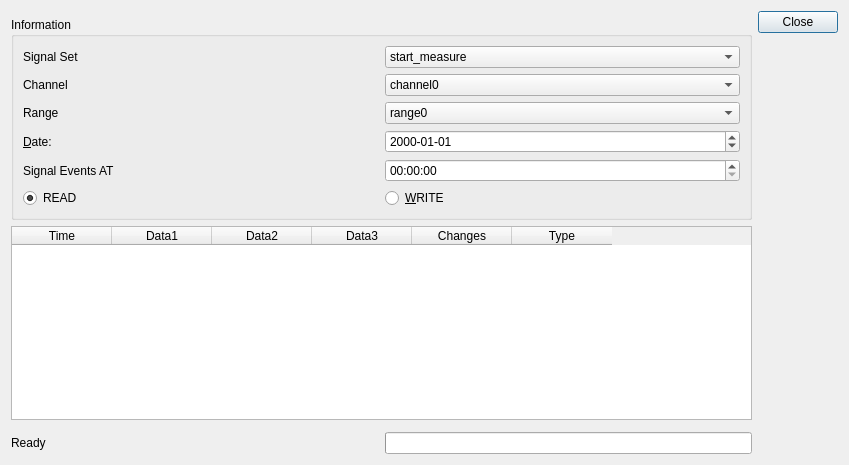
<?xml version="1.0" encoding="UTF-8"?>
<ui version="4.0">
 <class>TripPlanner</class>
 <widget class="QDialog" name="TripPlanner">
  <property name="geometry">
   <rect>
    <x>0</x>
    <y>0</y>
    <width>849</width>
    <height>465</height>
   </rect>
  </property>
  <property name="windowTitle">
   <string>Trip Planner</string>
  </property>
  <layout class="QGridLayout">
   <item row="0" column="1" rowspan="5">
    <widget class="QDialogButtonBox" name="buttonBox">
     <property name="orientation">
      <enum>Qt::Vertical</enum>
     </property>
     <property name="standardButtons">
      <set>QDialogButtonBox::Close</set>
     </property>
    </widget>
   </item>
   <item row="4" column="0">
    <layout class="QHBoxLayout">
     <item>
      <widget class="QLabel" name="statusLabel">
       <property name="sizePolicy">
        <sizepolicy hsizetype="Expanding" vsizetype="Preferred">
         <horstretch>0</horstretch>
         <verstretch>0</verstretch>
        </sizepolicy>
       </property>
       <property name="text">
        <string>Ready</string>
       </property>
      </widget>
     </item>
     <item>
      <widget class="QProgressBar" name="progressBar">
       <property name="minimum">
        <number>0</number>
       </property>
       <property name="maximum">
        <number>100</number>
       </property>
       <property name="orientation">
        <enum>Qt::Horizontal</enum>
       </property>
      </widget>
     </item>
    </layout>
   </item>
   <item row="2" column="0">
    <widget class="QTableWidget" name="tableWidget">
     <property name="minimumSize">
      <size>
       <width>619</width>
       <height>0</height>
      </size>
     </property>
     <property name="columnCount">
      <number>6</number>
     </property>
     <column>
      <property name="text">
       <string>Time</string>
      </property>
     </column>
     <column>
      <property name="text">
       <string>Data1</string>
      </property>
     </column>
     <column>
      <property name="text">
       <string>Data2</string>
      </property>
     </column>
     <column>
      <property name="text">
       <string>Data3</string>
      </property>
     </column>
     <column>
      <property name="text">
       <string>Changes</string>
      </property>
     </column>
     <column>
      <property name="text">
       <string>Type</string>
      </property>
     </column>
    </widget>
   </item>
   <item row="1" column="0">
    <widget class="QGroupBox" name="tripInfoGroupBox">
     <property name="title">
      <string>Information</string>
     </property>
     <layout class="QGridLayout">
      <item row="5" column="0">
       <widget class="QLabel" name="timeLabel">
        <property name="text">
         <string>Signal Events AT</string>
        </property>
        <property name="buddy">
         <cstring>timeEdit</cstring>
        </property>
       </widget>
      </item>
      <item row="4" column="1">
       <widget class="QDateTimeEdit" name="dateEdit">
        <property name="displayFormat">
         <string>yyyy-MM-dd</string>
        </property>
       </widget>
      </item>
      <item row="5" column="1">
       <widget class="QDateTimeEdit" name="timeEdit">
        <property name="displayFormat">
         <string>hh:mm:ss</string>
        </property>
       </widget>
      </item>
      <item row="4" column="0">
       <widget class="QLabel" name="dateLabel">
        <property name="text">
         <string>&amp;Date:</string>
        </property>
        <property name="buddy">
         <cstring>dateEdit</cstring>
        </property>
       </widget>
      </item>
      <item row="1" column="0">
       <widget class="QLabel" name="toLabel">
        <property name="text">
         <string>Channel</string>
        </property>
        <property name="buddy">
         <cstring>toComboBox</cstring>
        </property>
       </widget>
      </item>
      <item row="6" column="0" colspan="2">
       <layout class="QHBoxLayout">
        <item>
         <widget class="QRadioButton" name="departureRadioButton">
          <property name="text">
           <string>READ</string>
          </property>
          <property name="shortcut">
           <string>Alt+E</string>
          </property>
          <property name="checked">
           <bool>true</bool>
          </property>
         </widget>
        </item>
        <item>
         <widget class="QRadioButton" name="arrivalRadioButton">
          <property name="text">
           <string>&amp;WRITE</string>
          </property>
          <property name="shortcut">
           <string>Alt+A</string>
          </property>
         </widget>
        </item>
       </layout>
      </item>
      <item row="0" column="1">
       <widget class="QComboBox" name="fromComboBox">
        <property name="currentIndex">
         <number>0</number>
        </property>
        <item>
         <property name="text">
          <string>start_measure</string>
         </property>
        </item>
        <item>
         <property name="text">
          <string>set_range</string>
         </property>
        </item>
        <item>
         <property name="text">
          <string>stop_measure</string>
         </property>
        </item>
        <item>
         <property name="text">
          <string>get_status</string>
         </property>
        </item>
        <item>
         <property name="text">
          <string>get_result</string>
         </property>
        </item>
        <item>
         <property name="text">
          <string>new1</string>
         </property>
        </item>
        <item>
         <property name="text">
          <string>new2</string>
         </property>
        </item>
        <item>
         <property name="text">
          <string>new3</string>
         </property>
        </item>
        <item>
         <property name="text">
          <string/>
         </property>
        </item>
       </widget>
      </item>
      <item row="1" column="1">
       <widget class="QComboBox" name="toComboBox">
        <property name="currentIndex">
         <number>0</number>
        </property>
        <item>
         <property name="text">
          <string>channel0</string>
         </property>
        </item>
        <item>
         <property name="text">
          <string>channel1</string>
         </property>
        </item>
        <item>
         <property name="text">
          <string>channel2</string>
         </property>
        </item>
        <item>
         <property name="text">
          <string>channel3</string>
         </property>
        </item>
        <item>
         <property name="text">
          <string>channel4</string>
         </property>
        </item>
        <item>
         <property name="text">
          <string>channel5</string>
         </property>
        </item>
        <item>
         <property name="text">
          <string>channel6</string>
         </property>
        </item>
        <item>
         <property name="text">
          <string>channel7</string>
         </property>
        </item>
        <item>
         <property name="text">
          <string>channel8</string>
         </property>
        </item>
        <item>
         <property name="text">
          <string>channel9</string>
         </property>
        </item>
        <item>
         <property name="text">
          <string>channel10</string>
         </property>
        </item>
        <item>
         <property name="text">
          <string>channel11</string>
         </property>
        </item>
        <item>
         <property name="text">
          <string>channel12</string>
         </property>
        </item>
        <item>
         <property name="text">
          <string>channel13</string>
         </property>
        </item>
        <item>
         <property name="text">
          <string>channel14</string>
         </property>
        </item>
        <item>
         <property name="text">
          <string>channel15</string>
         </property>
        </item>
       </widget>
      </item>
      <item row="0" column="0">
       <widget class="QLabel" name="fromLabel">
        <property name="text">
         <string>Signal Set</string>
        </property>
        <property name="buddy">
         <cstring>fromComboBox</cstring>
        </property>
       </widget>
      </item>
      <item row="3" column="1">
       <widget class="QComboBox" name="rangecomboBox">
        <item>
         <property name="text">
          <string>range0</string>
         </property>
        </item>
        <item>
         <property name="text">
          <string>range1</string>
         </property>
        </item>
        <item>
         <property name="text">
          <string>range2</string>
         </property>
        </item>
        <item>
         <property name="text">
          <string>range3</string>
         </property>
        </item>
       </widget>
      </item>
      <item row="3" column="0">
       <widget class="QLabel" name="label">
        <property name="text">
         <string>Range</string>
        </property>
       </widget>
      </item>
     </layout>
    </widget>
   </item>
  </layout>
 </widget>
 <resources/>
 <connections/>
</ui>
